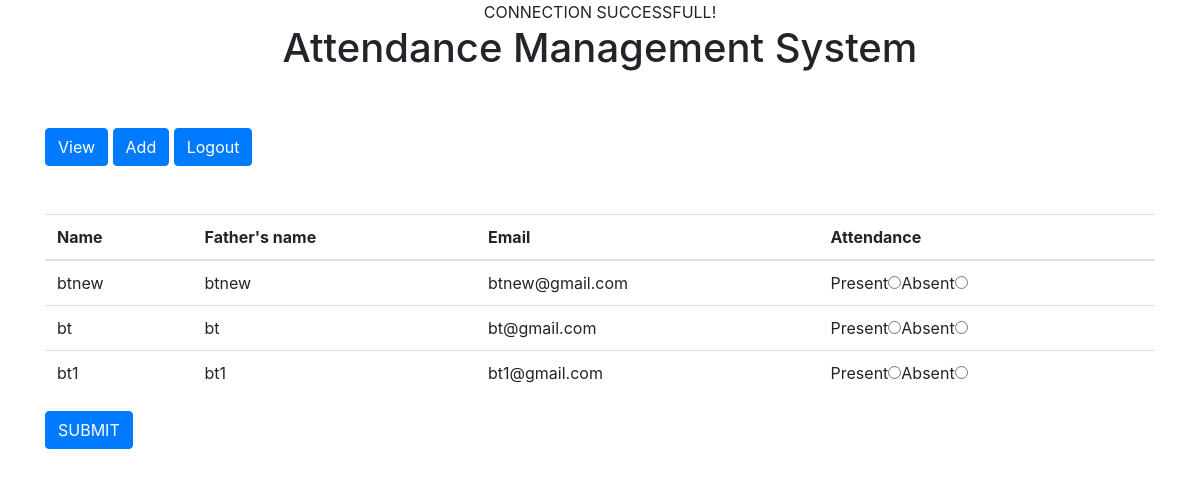
The app's page /IS.php (signed in) with its own data.
### tables this page shows
CREATE TABLE IF NOT EXISTS `std_is` (
  `emp_id` int(5) NOT NULL AUTO_INCREMENT,
  `name` varchar(250) NOT NULL,
  `fname` varchar(250) NOT NULL,
  `email` varchar(100) NOT NULL,
  PRIMARY KEY (`emp_id`)
);

### IS.php (the view, shortened to what this page needs)
<?php include_once("connection.php");
?>
<!DOCTYPE html>
<html>
<head>
<link rel="stylesheet" href="https://maxcdn.bootstrapcdn.com/bootstrap/4.1.3/css/bootstrap.min.css">
</head>
<body>
<div class="panel panel-default container">
<div
 class="panel-heading">
    <h1 style="text-align: canter;" align="center">Attendance Management System</h1>
		<br><br>
</div>
<div class="panel-body">
	<a href="view_is.php" class="btn btn-primary">View</a>
	<a href="add_is.php" class="btn btn-primary pull-right">Add</a>
	<a href="logout.php" class="btn btn-primary pull-right">Logout</a>
	<br><br><br>
<form method="post">
<table class="table">
	<thead>
	<tr>
	<th>Name</th>
	<th>Father's name</th>
	<th>Email</th>
	<th>Attendance</th>
	</tr>
	</thead>
	<tbody>
	<?php
	$query="select * from std_is";
	$result=$link->query($query);
	while($show=$result->fetch_assoc()){
	?>
	<tr>
	 <td><?php echo $show['name'];?></td>
	 <td><?php echo $show['fname'];?></td>
	 <td><?php echo $show['email'];?></td>
	 <td>Present<input required type="radio" name="attendance[<?php echo $show['emp_id'] ?>]" value="Present">Absent<input required type="radio" name="attendance[<?php echo $show['emp_id']; ?>]" value="Absent">
	 </td>
     </tr>
	<?php } ?>
	</tbody>
	</table>
	<input class="btn btn-primary" type ="submit" onclick="alertme()" value = "SUBMIT">
	</form>
	</div>
		<br><br>
</body>
</html>

### records on screen
std_is: name "btnew", fname "btnew", email "btnew@gmail.com"
std_is: name "bt", fname "bt", email "bt@gmail.com"
std_is: name "bt1", fname "bt1", email "bt1@gmail.com"
